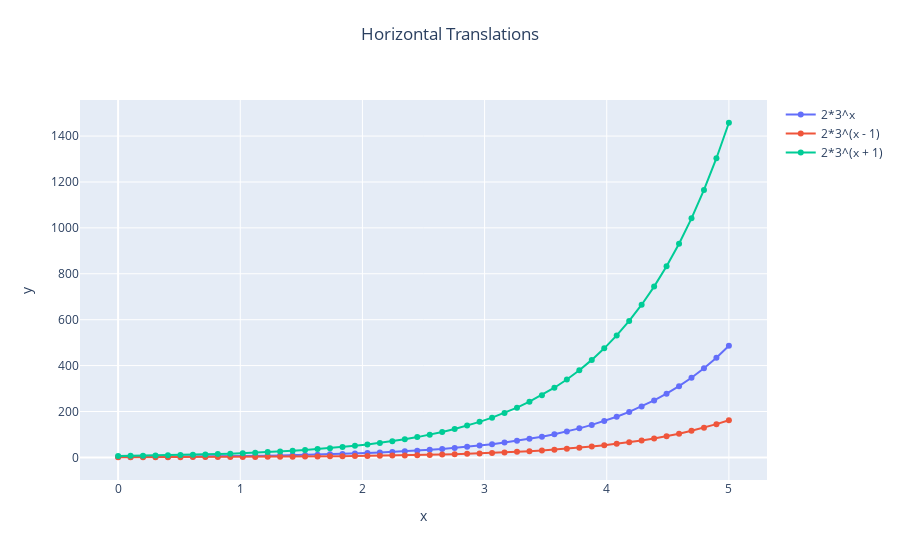

Notebook cell for this chart:
### Markdown cell above
# Translating horizontally
You can translate a graph by substitution.<br>
You can translate by horizontally by 1 using:
```
f_translated = f.subs(x, x-1)
```
We can do multiple translations using:
```
plot.add_hor_translations([0, 1, -1])
```
You can also change the title of the plot using:
```
plot.plot_functions_list(..., plot_title="Horizontal Translations")
```
The rest of the code is the same as before :-)

## Assignment: Plot horizontal translations
Study the code below and then modify it to:
1. Modify the code to translate the following function:
    $$ y = 4^x. $$
2. Modify the translations for <tt>x=[0, -2, 2]</tt>.
3. Use <tt>np.linspace(.)</tt> to generate 10 translations between -10 and + 10.

### Code cell
# Generate the list of numbers
min_x = 0.0 
max_x = 5.0
num_points = 50
x_values = np.linspace(min_x, max_x, num_points)

# Define exponential function
f = 2*(3)**x
f_trans = f.subs(x, x-1)
print("Original f = ", f, " translated f horizontally by 1 = ", f_trans)

# Create a graph object
plot = graph_funs() 

# Add to the list of functions:
plot.add_hor_translations(f, x_vals=[0, 1, -1])
plot.plot_functions_list(x_values=x_values, plot_title="Horizontal Translations")

### Figure 1 — Plotly figure (JSON) as saved in the notebook; plotly's stock layout.template omitted (floating-point values rounded to 4 significant figures)
{"data": [{"mode": "lines+markers", "name": "2*3^x", "showlegend": true, "type": "scatter", "x": [0, 0.102, 0.2041, 0.3061, 0.4082, 0.5102, 0.6122, 0.7143, 0.8163, 0.9184, 1.02, 1.122, 1.224, 1.327, 1.429, 1.531, 1.633, 1.735, 1.837, 1.939, 2.041, 2.143, 2.245, 2.347, 2.449, 2.551, 2.653, 2.755, 2.857, 2.959, 3.061, 3.163, 3.265, 3.367, 3.469, 3.571, 3.673, 3.776, 3.878, 3.98, 4.082, 4.184, 4.286, 4.388, 4.49, 4.592, 4.694, 4.796, 4.898, 5], "y": [2, 2.237, 2.503, 2.8, 3.132, 3.503, 3.919, 4.384, 4.904, 5.485, 6.136, 6.864, 7.678, 8.589, 9.608, 10.75, 12.02, 13.45, 15.04, 16.83, 18.83, 21.06, 23.56, 26.35, 29.48, 32.97, 36.89, 41.26, 46.16, 51.63, 57.76, 64.61, 72.27, 80.85, 90.44, 101.2, 113.2, 126.6, 141.6, 158.4, 177.2, 198.2, 221.7, 248.0, 277.5, 310.4, 347.2, 388.4, 434.5, 486]}, {"mode": "lines+markers", "name": "2*3^(x - 1)", "showlegend": true, "type": "scatter", "x": [0, 0.102, 0.2041, 0.3061, 0.4082, 0.5102, 0.6122, 0.7143, 0.8163, 0.9184, 1.02, 1.122, 1.224, 1.327, 1.429, 1.531, 1.633, 1.735, 1.837, 1.939, 2.041, 2.143, 2.245, 2.347, 2.449, 2.551, 2.653, 2.755, 2.857, 2.959, 3.061, 3.163, 3.265, 3.367, 3.469, 3.571, 3.673, 3.776, 3.878, 3.98, 4.082, 4.184, 4.286, 4.388, 4.49, 4.592, 4.694, 4.796, 4.898, 5], "y": [0.6667, 0.7458, 0.8342, 0.9332, 1.044, 1.168, 1.306, 1.461, 1.635, 1.828, 2.045, 2.288, 2.559, 2.863, 3.203, 3.583, 4.008, 4.483, 5.015, 5.61, 6.275, 7.02, 7.852, 8.784, 9.826, 10.99, 12.3, 13.75, 15.39, 17.21, 19.25, 21.54, 24.09, 26.95, 30.15, 33.72, 37.72, 42.2, 47.2, 52.8, 59.07, 66.07, 73.91, 82.68, 92.49, 103.5, 115.7, 129.5, 144.8, 162]}, {"mode": "lines+markers", "name": "2*3^(x + 1)", "showlegend": true, "type": "scatter", "x": [0, 0.102, 0.2041, 0.3061, 0.4082, 0.5102, 0.6122, 0.7143, 0.8163, 0.9184, 1.02, 1.122, 1.224, 1.327, 1.429, 1.531, 1.633, 1.735, 1.837, 1.939, 2.041, 2.143, 2.245, 2.347, 2.449, 2.551, 2.653, 2.755, 2.857, 2.959, 3.061, 3.163, 3.265, 3.367, 3.469, 3.571, 3.673, 3.776, 3.878, 3.98, 4.082, 4.184, 4.286, 4.388, 4.49, 4.592, 4.694, 4.796, 4.898, 5], "y": [6, 6.712, 7.508, 8.399, 9.395, 10.51, 11.76, 13.15, 14.71, 16.46, 18.41, 20.59, 23.03, 25.77, 28.82, 32.24, 36.07, 40.35, 45.13, 50.49, 56.48, 63.18, 70.67, 79.05, 88.43, 98.92, 110.7, 123.8, 138.5, 154.9, 173.3, 193.8, 216.8, 242.5, 271.3, 303.5, 339.5, 379.8, 424.8, 475.2, 531.6, 594.7, 665.2, 744.1, 832.4, 931.1, 1042.0, 1165.0, 1303.0, 1458]}], "layout": {"autosize": false, "title": {"text": "Horizontal Translations", "x": 0.5, "xanchor": "center", "y": 0.95, "yanchor": "top"}, "xaxis": {"title": {"text": "x"}}, "yaxis": {"title": {"text": "y"}}}}
